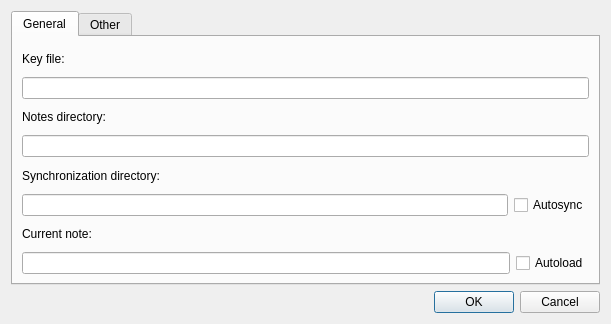
<?xml version="1.0" encoding="UTF-8"?>
<ui version="4.0">
 <class>PreferencesDialog</class>
 <widget class="QDialog" name="PreferencesDialog">
  <property name="windowModality">
   <enum>Qt::ApplicationModal</enum>
  </property>
  <property name="geometry">
   <rect>
    <x>0</x>
    <y>0</y>
    <width>611</width>
    <height>324</height>
   </rect>
  </property>
  <property name="sizePolicy">
   <sizepolicy hsizetype="Preferred" vsizetype="Preferred">
    <horstretch>0</horstretch>
    <verstretch>0</verstretch>
   </sizepolicy>
  </property>
  <property name="mouseTracking">
   <bool>false</bool>
  </property>
  <property name="focusPolicy">
   <enum>Qt::StrongFocus</enum>
  </property>
  <property name="windowTitle">
   <string>Preferences</string>
  </property>
  <property name="windowIcon">
   <iconset>
    <normaloff>icons/preferences.svg</normaloff>icons/preferences.svg</iconset>
  </property>
  <property name="sizeGripEnabled">
   <bool>false</bool>
  </property>
  <property name="modal">
   <bool>true</bool>
  </property>
  <layout class="QVBoxLayout" name="verticalLayout_6">
   <property name="sizeConstraint">
    <enum>QLayout::SetDefaultConstraint</enum>
   </property>
   <item>
    <widget class="QTabWidget" name="tabWidget">
     <property name="tabPosition">
      <enum>QTabWidget::North</enum>
     </property>
     <property name="tabShape">
      <enum>QTabWidget::Rounded</enum>
     </property>
     <property name="currentIndex">
      <number>0</number>
     </property>
     <widget class="QWidget" name="tab">
      <attribute name="title">
       <string>General</string>
      </attribute>
      <layout class="QVBoxLayout" name="verticalLayout_5">
       <item>
        <layout class="QVBoxLayout" name="verticalLayout">
         <item>
          <widget class="QLabel" name="label">
           <property name="text">
            <string>Key file:</string>
           </property>
          </widget>
         </item>
         <item>
          <widget class="QLineEdit" name="lineEdit"/>
         </item>
        </layout>
       </item>
       <item>
        <layout class="QVBoxLayout" name="verticalLayout_2">
         <item>
          <widget class="QLabel" name="label_2">
           <property name="text">
            <string>Notes directory:</string>
           </property>
          </widget>
         </item>
         <item>
          <widget class="QLineEdit" name="lineEdit_2"/>
         </item>
        </layout>
       </item>
       <item>
        <layout class="QVBoxLayout" name="verticalLayout_4">
         <item>
          <widget class="QLabel" name="label_3">
           <property name="text">
            <string>Synchronization directory:</string>
           </property>
          </widget>
         </item>
         <item>
          <layout class="QHBoxLayout" name="horizontalLayout_2">
           <item>
            <widget class="QLineEdit" name="lineEdit_3"/>
           </item>
           <item>
            <widget class="QCheckBox" name="checkBox">
             <property name="text">
              <string>Autosync</string>
             </property>
            </widget>
           </item>
          </layout>
         </item>
        </layout>
       </item>
       <item>
        <layout class="QVBoxLayout" name="verticalLayout_3">
         <item>
          <widget class="QLabel" name="label_4">
           <property name="text">
            <string>Current note:</string>
           </property>
          </widget>
         </item>
         <item>
          <layout class="QHBoxLayout" name="horizontalLayout">
           <item>
            <widget class="QLineEdit" name="lineEdit_4"/>
           </item>
           <item>
            <widget class="QCheckBox" name="checkBox_2">
             <property name="text">
              <string>Autoload</string>
             </property>
            </widget>
           </item>
          </layout>
         </item>
        </layout>
       </item>
      </layout>
     </widget>
     <widget class="QWidget" name="tab_2">
      <attribute name="title">
       <string>Other</string>
      </attribute>
     </widget>
    </widget>
   </item>
   <item>
    <widget class="QDialogButtonBox" name="buttonBox">
     <property name="orientation">
      <enum>Qt::Horizontal</enum>
     </property>
     <property name="standardButtons">
      <set>QDialogButtonBox::Cancel|QDialogButtonBox::Ok</set>
     </property>
    </widget>
   </item>
  </layout>
 </widget>
 <tabstops>
  <tabstop>lineEdit</tabstop>
  <tabstop>lineEdit_2</tabstop>
  <tabstop>lineEdit_3</tabstop>
  <tabstop>checkBox</tabstop>
  <tabstop>lineEdit_4</tabstop>
  <tabstop>checkBox_2</tabstop>
  <tabstop>buttonBox</tabstop>
  <tabstop>tabWidget</tabstop>
 </tabstops>
 <resources/>
 <connections>
  <connection>
   <sender>buttonBox</sender>
   <signal>accepted()</signal>
   <receiver>PreferencesDialog</receiver>
   <slot>accept()</slot>
   <hints>
    <hint type="sourcelabel">
     <x>227</x>
     <y>302</y>
    </hint>
    <hint type="destinationlabel">
     <x>157</x>
     <y>274</y>
    </hint>
   </hints>
  </connection>
  <connection>
   <sender>buttonBox</sender>
   <signal>rejected()</signal>
   <receiver>PreferencesDialog</receiver>
   <slot>reject()</slot>
   <hints>
    <hint type="sourcelabel">
     <x>295</x>
     <y>308</y>
    </hint>
    <hint type="destinationlabel">
     <x>286</x>
     <y>274</y>
    </hint>
   </hints>
  </connection>
 </connections>
</ui>
